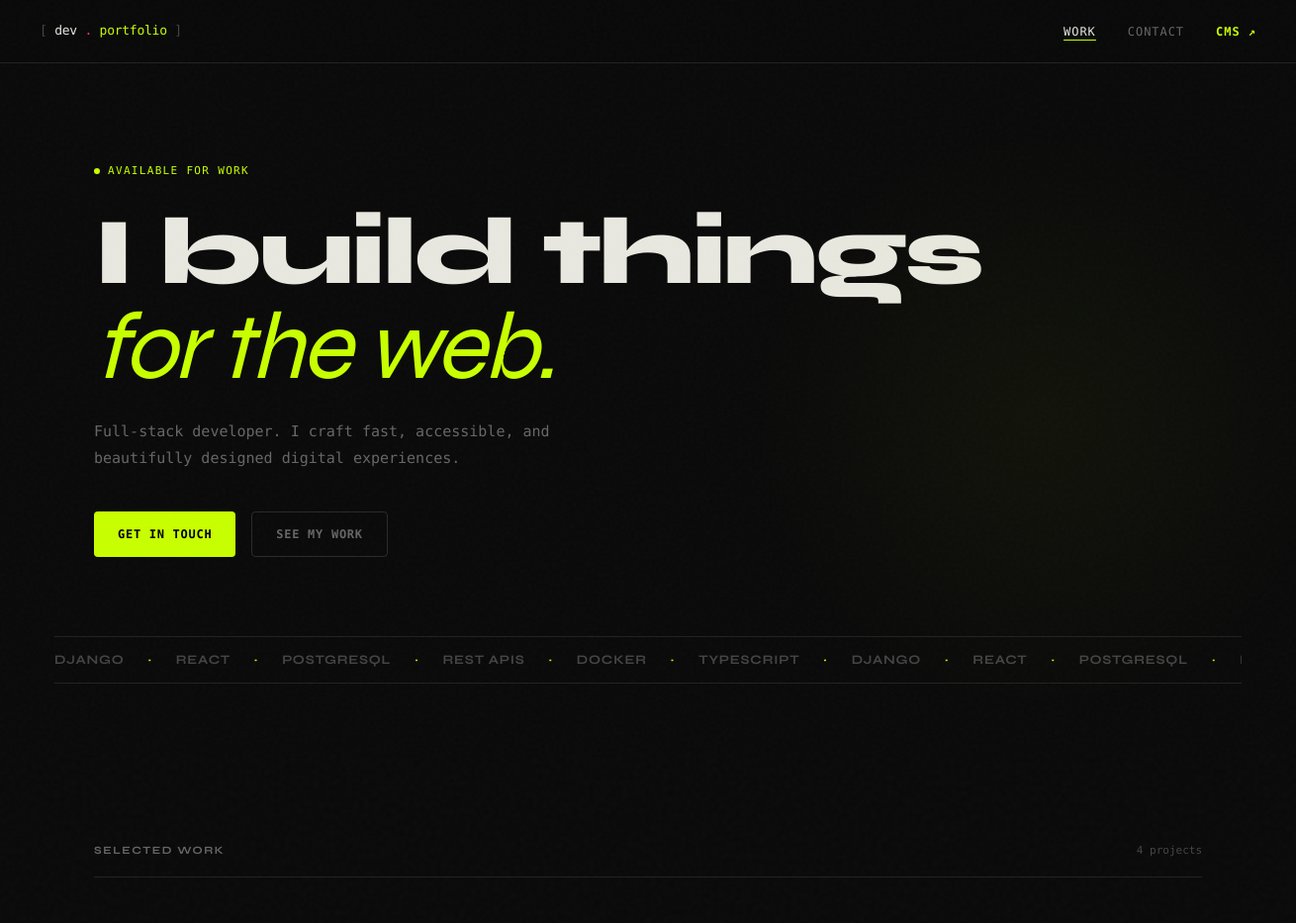
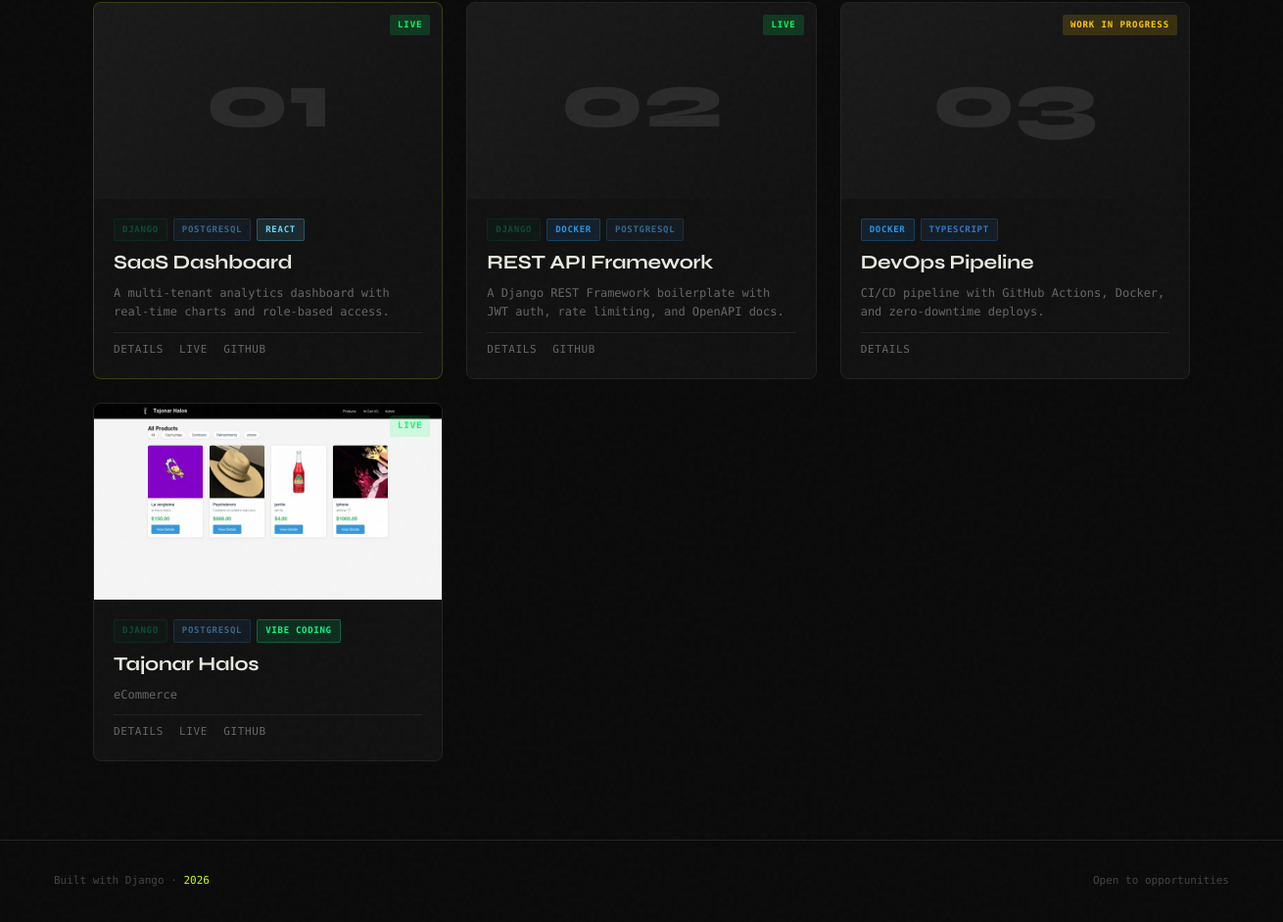
The page / on the database its author committed (2 pictures, top to bottom).
### projects/models.py (models this page shows, shortened)
class Project(models.Model):
    STATUS_CHOICES = [
        ('live', 'Live'),
        ('wip', 'Work in Progress'),
        ('archived', 'Archived'),
    ]
    title = models.CharField(max_length=200)
    slug = models.SlugField(unique=True)
    tagline = models.CharField(max_length=300, help_text='Short one-liner description')
    description = models.TextField()
    technologies = models.ManyToManyField(Technology, blank=True)
    image = models.ImageField(upload_to='projects/', blank=True, null=True)
    live_url = models.URLField(blank=True, null=True)
    github_url = models.URLField(blank=True, null=True)
    status = models.CharField(max_length=10, choices=STATUS_CHOICES, default='live')
    featured = models.BooleanField(default=False)
    order = models.PositiveIntegerField(default=0, help_text='Lower = shown first')
    created_at = models.DateTimeField(auto_now_add=True)
    updated_at = models.DateTimeField(auto_now=True)
    class Meta:
        ordering = ['order', '-created_at']

class Technology(models.Model):
    name = models.CharField(max_length=50)
    color = models.CharField(max_length=7, default='#00ff88', help_text='Hex color for the tag')
    class Meta:
        verbose_name_plural = 'Technologies'
        ordering = ['name']

### projects/views.py (the view)
# urls.py: path('', project_list, name='home'),
def project_list(request):
    projects = Project.objects.prefetch_related('technologies').all()
    featured = projects.filter(featured=True)
    return render(request, 'projects/list.html', {
        'projects': projects,
        'featured': featured,
    })

### templates/projects/list.html (shortened to what this page needs)
{% extends 'base.html' %}
{% load static %}
{% block content %}
<section class="hero">
    <div class="hero-eyebrow">
        <span class="dot"></span>
        Available for work
    </div>
    <h1 class="hero-title">
        I build things<br>
        <em>for the web.</em>
    </h1>
    <p class="hero-sub">Full-stack developer. I craft fast, accessible, and beautifully designed digital experiences.</p>
    <div class="hero-actions">
        <a href="{% url 'contact' %}" class="btn btn-primary">Get in touch</a>
        <a href="#projects" class="btn btn-ghost">See my work</a>
    </div>
    <div class="hero-ticker">
        <div class="ticker-track">
            <span>Django</span><span class="sep">·</span><span>React</span><span class="sep">·</span>
            <span>PostgreSQL</span><span class="sep">·</span><span>REST APIs</span><span class="sep">·</span>
            <span>Docker</span><span class="sep">·</span><span>TypeScript</span><span class="sep">·</span>
            <span>Django</span><span class="sep">·</span><span>React</span><span class="sep">·</span>
            <span>PostgreSQL</span><span class="sep">·</span><span>REST APIs</span><span class="sep">·</span>
        </div>
    </div>
</section>
<section class="projects-section" id="projects">
    <div class="section-header">
        <h2 class="section-title">Selected Work</h2>
        <p class="section-count">{{ projects.count }} project{{ projects.count|pluralize }}</p>
    </div>
    {% if projects %}
    <div class="projects-grid">
        {% for project in projects %}
        <article class="project-card {% if project.featured %}card-featured{% endif %}">
            <div class="card-image">
                {% if project.image %}
                    <img src="{{ project.image.url }}" alt="{{ project.title }}">
                {% else %}
                    <div class="card-placeholder">
                        <span class="placeholder-num">0{{ forloop.counter }}</span>
                    </div>
                {% endif %}
                <div class="card-status status-{{ project.status }}">{{ project.get_status_display }}</div>
            </div>
            <div class="card-body">
                <div class="card-tech">
                    {% for tech in project.technologies.all %}
                    <span class="tech-tag" style="--tag-color: {{ tech.color }}">{{ tech.name }}</span>
                    {% endfor %}
                </div>
                <h3 class="card-title">
                    <a href="{% url 'project_detail' project.slug %}">{{ project.title }}</a>
                </h3>
                <p class="card-tagline">{{ project.tagline }}</p>
                <div class="card-links">
                    <a href="{% url 'project_detail' project.slug %}" class="card-link">Details</a>
                    {% if project.live_url %}
                    <a href="{{ project.live_url }}" target="_blank" rel="noopener" class="card-link card-link-ext">Live</a>
                    {% endif %}
                    {% if project.github_url %}
                    <a href="{{ project.github_url }}" target="_blank" rel="noopener" class="card-link card-link-ext">GitHub</a>
                    {% endif %}
                </div>
            </div>
        </article>
        {% endfor %}
    </div>
    {% else %}
    <div class="empty-state">
        <p class="empty-title">No projects yet.</p>
        <p class="empty-sub">Add your first project via the <a href="/admin/">Django admin</a>.</p>
    </div>
    {% endif %}
</section>
{% endblock %}

### templates/base.html (shortened to what this page needs)
<!DOCTYPE html>
<html lang="en">
<head>
    {% load static %}
    <link rel="stylesheet" href="{% static 'css/main.css' %}">
</head>
<body>
    <nav class="nav">
        <a href="{% url 'home' %}" class="nav-logo">
            <span class="logo-bracket">[</span>
            <span class="logo-name">dev</span>
            <span class="logo-dot">.</span>
            <span class="logo-accent">portfolio</span>
            <span class="logo-bracket">]</span>
        </a>
        <ul class="nav-links">
            <li><a href="{% url 'home' %}" class="nav-link {% if request.resolver_match.url_name == 'home' %}active{% endif %}">Work</a></li>
            <li><a href="{% url 'contact' %}" class="nav-link {% if request.resolver_match.url_name == 'contact' %}active{% endif %}">Contact</a></li>
            <li><a href="/admin/" class="nav-link nav-admin">CMS ↗</a></li>
        </ul>
    </nav>
    <main class="main">
        {% block content %}{% endblock %}
    </main>
    <footer class="footer">
        <div class="footer-inner">
            <p class="footer-copy">Built with Django · <span class="accent">{% now "Y" %}</span></p>
            <p class="footer-sub">Open to opportunities</p>
        </div>
    </footer>
</body>
</html>

### rows shown on the page
Project: status "LIVE", title "SaaS Dashboard", tagline "A multi-tenant analytics dashboard with real-time charts and role-based access."
Technology: name "DJANGO"
Technology: name "POSTGRESQL"
Technology: name "REACT"
Project: status "LIVE", title "REST API Framework", tagline "A Django REST Framework boilerplate with JWT auth, rate limiting, and OpenAPI docs."
Technology: name "DOCKER"
Project: status "WORK IN PROGRESS", title "DevOps Pipeline", tagline "CI/CD pipeline with GitHub Actions, Docker, and zero-downtime deploys."
Technology: name "TYPESCRIPT"
Project: image (picture), status "LIVE", title "Tajonar Halos", tagline "eCommerce"
Technology: name "VIBE CODING"

### other values the page prints
{{ projects.count }} "4"
